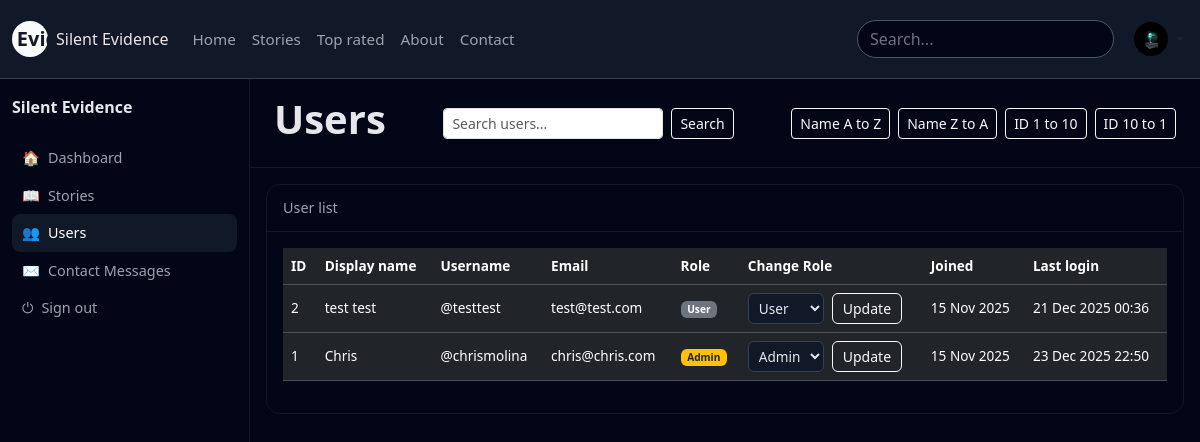
Page /users_list.php (signed in) on the committed database.
### tables this page shows
CREATE TABLE `users` (
  `id` int(10) UNSIGNED NOT NULL,
  `username` varchar(50) NOT NULL,
  `email` varchar(190) NOT NULL,
  `password_hash` varchar(255) NOT NULL,
  `display_name` varchar(100) NOT NULL,
  `avatar` varchar(255) DEFAULT NULL,
  `bio` text DEFAULT NULL,
  `role` enum('user','admin') NOT NULL DEFAULT 'user',
  `created_at` datetime NOT NULL DEFAULT current_timestamp(),
  `last_login` datetime DEFAULT NULL,
  `locked_until` datetime DEFAULT NULL,
  `reset_token` varchar(64) DEFAULT NULL,
  `reset_expires` datetime DEFAULT NULL,
  `is_blocked` tinyint(1) NOT NULL DEFAULT 0,
  `blocked_reason` varchar(255) DEFAULT NULL,
  `blocked_at` datetime DEFAULT NULL
);

### users_list.php (the view, shortened to what this page needs)
<?php
require 'include/db.php';
$search = trim($_GET['q'] ?? '');
$sort   = $_GET['sort'] ?? '';
$params = [];
$sql = 'SELECT id, username, display_name, email, role, created_at, last_login FROM users';
if ($sort === 'az') {
    $sql .= ' ORDER BY display_name ASC';
} elseif ($sort === 'za') {
    $sql .= ' ORDER BY display_name DESC';
} elseif ($sort === 'id_asc') {
    $sql .= ' ORDER BY id ASC';
} elseif ($sort === 'id_desc') {
    $sql .= ' ORDER BY id DESC';
} else {
    $sql .= ' ORDER BY created_at DESC';
}
$stmt = $pdo->prepare($sql);
$stmt->execute($params);
$users = $stmt->fetchAll();
?>
<!doctype html>
<html lang="en">
<head>
    <link href="https://cdn.jsdelivr.net/npm/bootstrap@5.3.3/dist/css/bootstrap.min.css" rel="stylesheet">
</head>
<body>
    <?php include 'include/header.php'; ?>
    <div class="layout-wrapper">
        <aside class="sidebar">
            <div class="sidebar-title">Silent Evidence</div>
            <a href="dashboard.php" class="side-link"><span>🏠</span>Dashboard</a>
            <a href="stories_list.php" class="side-link"><span>📖</span>Stories</a>
            <a href="users_list.php" class="side-link active"><span>👥</span>Users</a>
            <a href="contact_messages.php" class="side-link"><span>✉️</span>Contact Messages</a>
            <div style="margin-top:auto">
                <a href="logout.php" class="side-link"><span>⏻</span>Sign out</a>
            </div>
        </aside>
        <div class="main-area">
            <div class="main-header d-flex flex-wrap justify-content-between gap-2 align-items-center">
                <h1 class="page-title fw-bold ">Users</h1>
                <form method="get" class="d-flex gap-2">
                    <input
                        type="text"
                        name="q"
                        class="form-control form-control-sm"
                        placeholder="Search users..."
                        value="<?php echo htmlspecialchars($search); ?>">
                    <button class="btn btn-outline-light btn-sm">Search</button>
                </form>
                <div class="d-flex flex-wrap gap-2">
                    <a href="?sort=az<?php echo $search ? '&q=' . urlencode($search) : ''; ?>"
                        class="btn btn-sm btn-outline-light">Name A to Z</a>
                    <a href="?sort=za<?php echo $search ? '&q=' . urlencode($search) : ''; ?>"
                        class="btn btn-sm btn-outline-light">Name Z to A</a>
                    <a href="?sort=id_asc<?php echo $search ? '&q=' . urlencode($search) : ''; ?>"
                        class="btn btn-sm btn-outline-light">ID 1 to 10</a>
                    <a href="?sort=id_desc<?php echo $search ? '&q=' . urlencode($search) : ''; ?>"
                        class="btn btn-sm btn-outline-light">ID 10 to 1</a>
                </div>
            </div>
            <div class="main-content p-3">
                <div class="card-dark">
                    <div class="card-dark-header">User list</div>
                    <div class="card-dark-body">
                        <?php if (!$users): ?>
                            <p class="small text-muted">No users found.</p>
                        <?php else: ?>
                            <div class="table-responsive">
                                <table class="table table-dark table-hover align-middle table-dark-custom">
                                    <thead>
                                        <tr>
                                            <th>ID</th>
                                            <th>Display name</th>
                                            <th>Username</th>
                                            <th>Email</th>
                                            <th>Role</th>
                                            <th>Change Role</th>
                                            <th>Joined</th>
                                            <th>Last login</th>
                                        </tr>
                                    </thead>
                                    <tbody>
                                        <?php foreach ($users as $u): ?>
                                            <tr>
                                                <td><?php echo $u['id']; ?></td>
                                                <td><?php echo htmlspecialchars($u['display_name']); ?></td>
                                                <td>@<?php echo htmlspecialchars($u['username']); ?></td>
                                                <td><?php echo htmlspecialchars($u['email']); ?></td>
                                                <td>
                                                    <?php
                                                    echo $u['role'] === 'admin'
                                                        ? '<span class="badge bg-warning text-dark">Admin</span>'
                                                        : '<span class="badge bg-secondary">User</span>';
                                                    ?>
                                                </td>
                                                <td>
                                                    <form method="post" class="role-form d-flex gap-2">
                                                        <select name="new_role">
                                                            <option value="user" <?php if ($u['role'] === 'user') echo 'selected'; ?>>User</option>
                                                            <option value="admin" <?php if ($u['role'] === 'admin') echo 'selected'; ?>>Admin</option>
                                                        </select>
                                                        <button class="btn btn-sm btn-outline-light">Update</button>
                                                    </form>
                                                </td>
                                                <td><?php echo date('d M Y', strtotime($u['created_at'])); ?></td>
                                                <td>
                                                    <?php echo $u['last_login']
                                                        ? date('d M Y H:i', strtotime($u['last_login']))
                                                        : '<span class="text-muted small">Never</span>'; ?>
                                                </td>
                                            </tr>
                                        <?php endforeach; ?>
                                    </tbody>
                                </table>
                            </div>
                        <?php endif; ?>
                    </div>
                </div>
            </div>
        </div>
    </div>
</body>
</html>

### users_list.php (style rules this page uses)
body { background-color: #000; color: #e5e7eb; font-family: system-ui; }
.layout-wrapper { display: flex; min-height: 100vh; }
.sidebar { width: 250px; background-color: #020617; border-right: 1px solid #111827; padding: 16px 12px; }
.sidebar-title { font-size: 1rem; font-weight: 600; margin-bottom: 20px; }
.side-link { display: flex; align-items: center; gap: 8px; padding: 8px 10px; font-size: 0.9rem; color: #9ca3af; border-radius: 8px; text-decoration: none; }
.side-link.active, .side-link:hover { background-color: #111827; color: #fff; }
.main-area { flex: 1; background-color: #020617; }
.main-header { padding: 16px 24px; border-bottom: 1px solid #111827; }
.card-dark { background-color: #020617; border: 1px solid #111827; border-radius: 14px; }
.card-dark-header { border-bottom: 1px solid #111827; padding: 12px 16px; font-size: 0.9rem; color: #9ca3af; }
.card-dark-body { padding: 16px; }
.table-dark-custom { font-size: 0.85rem; }
form.role-form select { background-color: #111827; color: #e5e7eb; border-color: #374151; border-radius: 6px; padding: 4px 6px; }
form.role-form button { border-radius: 6px; padding: 3px 10px; }

### rows in the picture
users: id "2", display_name "test test", username "testtest", email "test@test.com", shows "User", new_role "User", created_at "15 Nov 2025", last_login "21 Dec 2025 00:36"
users: id "1", display_name "Chris", username "chrismolina", email "chris@chris.com", shows "Admin", new_role "Admin", created_at "15 Nov 2025", last_login "23 Dec 2025 22:50"
